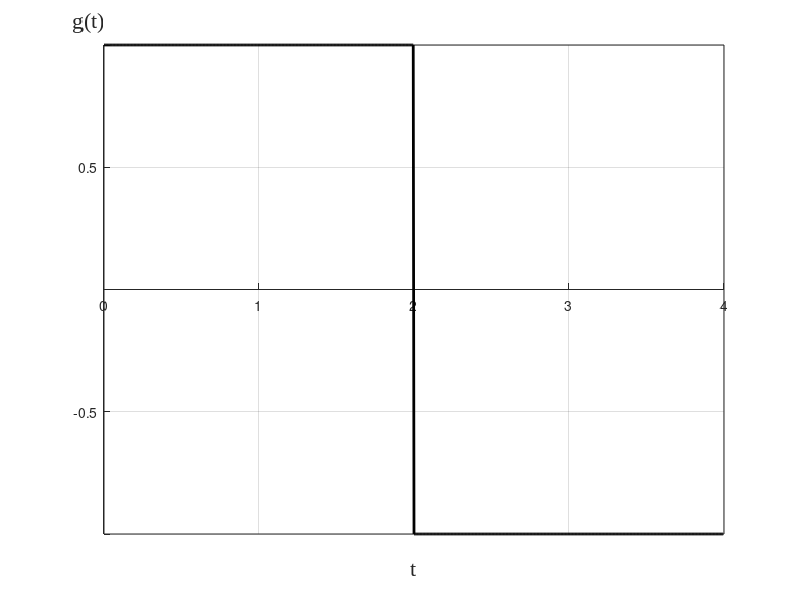
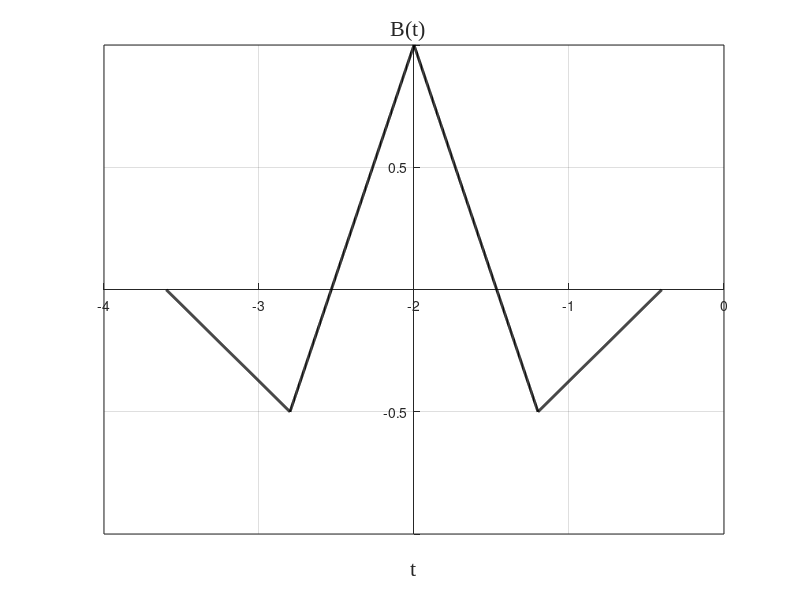

These figures' MATLAB source, in order:
% close all
pack = [1 1 1 1 -1 -1 -1 -1];

fs = 100;

graph = zeros(1, length(pack) * fs);
graph(1:length(graph)) = pack(floor((0:length(graph)-1)/fs) + 1); 

%%
close all

% Create figure
packFigure = figure;

% Create axes
axes1 = axes('Parent',packFigure);
hold(axes1,'on');

% Create plot
plot(0:length(graph)-1, graph,'LineWidth',2,'Color',[0 0 0]);

% Create ylabel
ylabel('g(t)','VerticalAlignment','bottom','HorizontalAlignment','center','FontSize',16,...
    'FontName','Times New Roman',...
    'Rotation',0,'Position',[-20 1.05 -1]);

% Create xlabel
xlabel('t','FontName','Times New Roman', 'FontSize', 16);
xticklabels(0:length(graph)/fs)

% Create title
% title('Форма посылки','FontSize',12,'FontName','Times New Roman');

box(axes1,'on');
hold(axes1,'off');
% Set the remaining axes properties
set(axes1,'XAxisLocation','origin', 'YAxisLocation','origin','XGrid','on','YGrid','on');
%%
% createfigure(0:length(graph)-1, graph, 'Форма посылки')

% Create figure
packFigure = figure;

% Create axes
axes1 = axes('Parent',packFigure);
hold(axes1,'on');

% Create plot
plot(-length(graph)+1:length(graph)-1, xcorr(graph)/length(graph),'LineWidth',2,'Color',[0 0 0]);

% Create ylabel
ylabel('B(t)','VerticalAlignment','bottom','HorizontalAlignment','center','FontSize',16,...
    'FontName','Times New Roman',...
    'Rotation',0,'Position',[-20 1.02 -1]);

% Create xlabel
xlabel('t','FontName','Times New Roman', 'FontSize', 16);
xticklabels((-length(graph)/fs+1:length(graph)/fs-1) + 3)

% Create title
% title('КФ посылки','FontSize',12,'FontName','Times New Roman');

box(axes1,'on');
hold(axes1,'off');
% Set the remaining axes properties
set(axes1,'XAxisLocation','origin', 'YAxisLocation','origin','XGrid','on','YGrid','on');